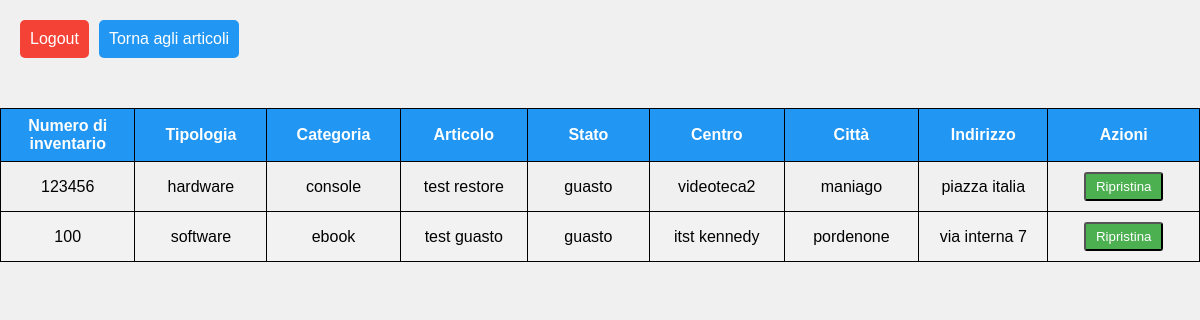
The page /backend/visualizzaArticoliDismessi.php (signed in) on the database its author committed.
### tables this page shows
CREATE TABLE `articoli_dismessi` (
  `id_articolo2` int(16) NOT NULL,
  `numero_inventario` varchar(32) NOT NULL,
  `articolo` varchar(64) NOT NULL,
  `stato` set('disponibile','guasto','prenotato','in prestito') NOT NULL,
  `fk_id_categoria` int(16) DEFAULT NULL,
  `fk_id_centro` int(16) DEFAULT NULL
);

CREATE TABLE `categorie` (
  `id_categoria` int(16) NOT NULL,
  `categoria` varchar(32) NOT NULL,
  `tipologia` varchar(32) NOT NULL
);

CREATE TABLE `centri` (
  `id_centro` int(16) NOT NULL,
  `nome` varchar(32) NOT NULL,
  `citta` varchar(32) NOT NULL,
  `indirizzo` varchar(64) NOT NULL
);

### backend/visualizzaArticoliDismessi.php (the view, shortened to what this page needs)
<!DOCTYPE html>
<html>
<head>
    <link rel="stylesheet" href="../style/styles.css" type="text/css">
</head>
<body>
    <div class="button-container">
        <div class="top-left-container">
            <input type="button" name="logout" value="Logout" onclick="location.href='../logout.php'">
            <input type="button" name="login" value="Torna agli articoli" onclick="location.href='visualizzaArticoli.php'">
        </div>
    </div>
    <div class="container">
        <div class="table-wrapper">
            <table class="fl-table">
                <thead>
                <tr>
                    <th>Numero di inventario</th>
                    <th>Tipologia</th>
                    <th>Categoria</th>
                    <th>Articolo</th>
                    <th>Stato</th>
                    <th>Centro</th>
                    <th>Città</th>
                    <th>Indirizzo</th>
                    <th>Azioni</th>
                </tr>
                </thead>
                <tbody>
                <?php
                    $selectSql = "SELECT id_articolo2, numero_inventario, tipologia, categoria, articolo, stato, nome, citta, indirizzo
                                    FROM articoli_dismessi a JOIN centri c
                                    ON a.fk_id_centro = c.id_centro
                                    JOIN categorie cat
                                    ON a.fk_id_categoria = cat.id_categoria
                                    ORDER BY tipologia";
                    require_once '../db.php';
                    $result = $conn->query($selectSql);
                    while($row = $result->fetch_array(MYSQLI_ASSOC))
                    {
                        $n_inventario = $row['numero_inventario'];
                        $tipologia = $row['tipologia'];
                        $categoria = $row['categoria'];
                        $articolo = $row['articolo'];
                        $stato = $row['stato'];
                        $nome = $row['nome'];
                        $citta = $row['citta'];
                        $indirizzo = $row['indirizzo'];
                        echo
                            '<tr>
                                <td class="colonnaNumero">'.$n_inventario.'</td>
                                <td class="colonnaTipo">'.$tipologia.'</td>
                                <td class="colonnaCategoria">'.$categoria.'</td>
                                <td class="colonnaArticolo">'.$articolo.'</td>
                                <td class="colonnaStato">'.$stato.'</td>
                                <td class="colonnaNome">'.$nome.'</td>
                                <td class="colonnaCitta">'.$citta.'</td>
                                <td class="colonnaIndirizzo">'.$indirizzo.'</td>
                                <td class="colonnaTasti">
                                    <button class="btn" type="button" onclick="location.href=\'ripristina_articolo.php?id='.$row["id_articolo2"].'\'">Ripristina</button>
                                </td>
                            </tr>';
                    }
                ?>
                </tbody>
            </table>
        </div>
    </div>
</body>
</html>

### style/styles.css (style rules this page uses)
body { margin: 0; padding: 0; font-family: Arial, sans-serif; background-color: #f0f0f0; }
.container { display: flex; flex-direction: column; align-items: center; justify-content: flex-start; padding-top: 20px; }
.button-container { display: flex; flex-direction: row; justify-content: space-between; width: 100%; }
.top-left-container { display: flex; flex-direction: row; justify-content: left; width: 50%; }
.table-wrapper { margin-top: 30px; }
.fl-table { width: 100%; border-collapse: collapse; border-spacing: 0; }
.fl-table th, .fl-table td { padding: 8px; text-align: center; border: 1px solid black; }
.fl-table th { background-color: #2196f3; color: #fff; text-align: center; }
.fl-table tr:nth-child(even) { background-color: #f2f2f2; }
.colonnaNumero { width: 150px; text-align: center; }
.colonnaTipo { width: 150px; text-align: center; }
.colonnaCategoria { width: 150px; text-align: center; }
.colonnaArticolo { width: 150px; text-align: center; }
.colonnaStato { width: 150px; text-align: center; }
.colonnaNome { width: 150px; text-align: center; }
.colonnaCitta { width: 150px; text-align: center; }
.colonnaIndirizzo { width: 150px; text-align: center; }
.colonnaTasti { width: 175px; align-items: center; text-align: center; }
button.btn { padding: 5px 10px; margin: 2px; text-decoration: none; background-color: #4caf50; color: #fff; border-radius: 3px; transition: background-color 0.3s; }
input[type="button"][name="logout"] { margin-top: 20px; margin-right: 10px; padding: 10px; cursor: pointer; border: none; border-radius: 5px; background: #f44336; color: #ffffff; font-size: 16px; transition: all 0.3s ease; transform: translate(20px, 0); }
input[type="button"][name="login"] { margin-top: 20px; margin-right: 10px; padding: 10px; cursor: pointer; border: none; border-radius: 5px; background: #2196f3; color: #ffffff; font-size: 16px; transition: all 0.3s ease; transform: translate(20px, 0); }

### rows shown on the page
articoli_dismessi: numero_inventario "123456", fk_id_categoria.tipologia "hardware", fk_id_categoria.categoria "console", articolo "test restore", stato "guasto", fk_id_centro.nome "videoteca2", fk_id_centro.citta "maniago", fk_id_centro.indirizzo "piazza italia"
articoli_dismessi: numero_inventario "100", fk_id_categoria.tipologia "software", fk_id_categoria.categoria "ebook", articolo "test guasto", stato "guasto", fk_id_centro.nome "itst kennedy", fk_id_centro.citta "pordenone", fk_id_centro.indirizzo "via interna 7"
